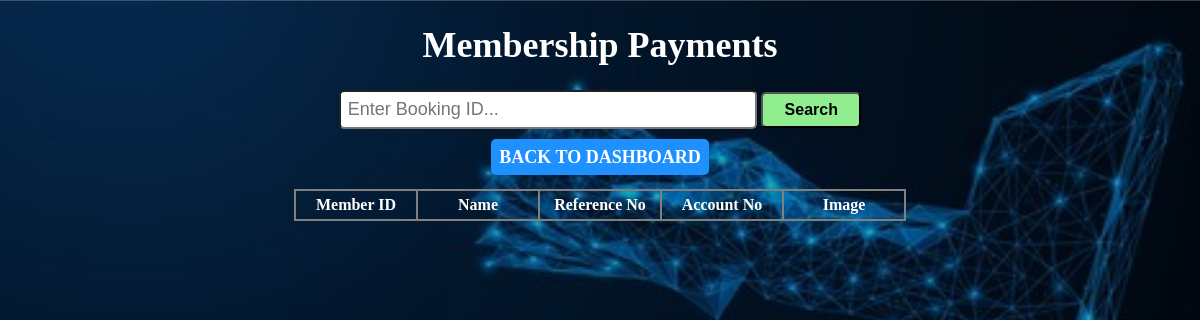
The page /membershippayment.php on the database as committed earlier.
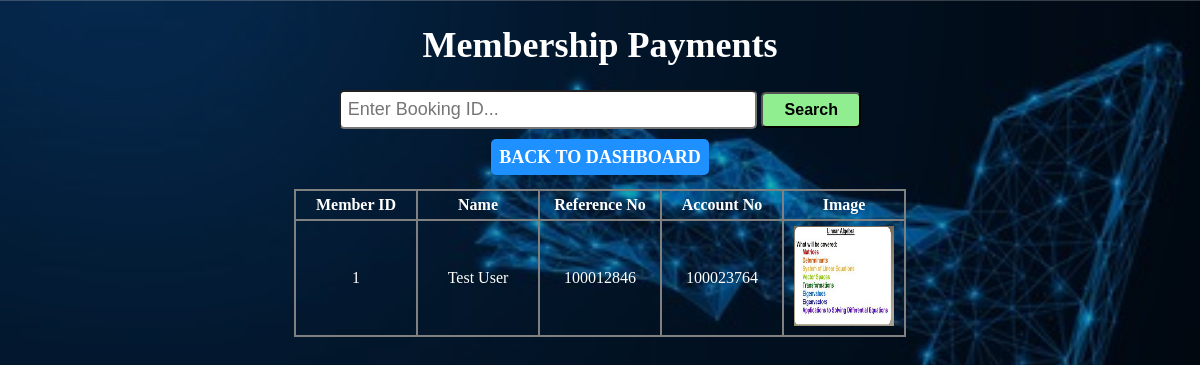
The same page on the database as committed later.
### tables this page shows
CREATE TABLE `membership_fee` (
  `id` int(11) NOT NULL,
  `memberid` int(11) DEFAULT NULL,
  `name` varchar(50) DEFAULT NULL,
  `ref_no` varchar(20) DEFAULT NULL,
  `acc_no` varchar(20) DEFAULT NULL,
  `image` varchar(100) DEFAULT NULL
);

### membershippayment.php (the view, shortened to what this page needs)
<!DOCTYPE html>
<html lang="en">
<head>
    <link rel="stylesheet" href="css/membershippayments.css">
</head>
<body>
    <center><h1>Membership Payments</h1>
    <form action="" method="post">
        <p>
            <input type="text" name="text1" placeholder="Enter Booking ID...">
            <button type="submit" name="search" value="search">Search</button>
        </p>
    </form>
    <div class="cls">
        <center><a href="admin.php" class="link">Back To Dashboard</a></center>
    </div>
    <br>
    <table>
        <tr>
            <th>Member ID</th>
            <th>Name</th>
            <th>Reference No</th>
            <th>Account No</th>
            <th>Image</th>
        </tr>
        <?php
            $connection = mysqli_connect("localhost","root","","myproject");
            if(isset($_POST['search'])){
                $id = $_POST['text1'];
            $query = "SELECT * FROM membership_fee WHERE memberid = '$id'";
            $query_run = mysqli_query($connection,$query);
            while($result = mysqli_fetch_array($query_run)){
                ?>
                    <tr>
                        <td><?php echo $result['memberid'];?></td>
                        <td><?php echo $result['name'];?></td>
                        <td><?php echo $result['ref_no'];?></td>
                        <td><?php echo $result['acc_no'];?></td>
                        <td><img src="../cricket_club_management_system/member_fee/<?php echo $result['image'];?>" style="width:100px;height:100px;" alt="" ></td>
                    </tr>
                <?php
            }
        }else{
                $query = "SELECT * FROM membership_fee";
                $query_run = mysqli_query($connection,$query);
                while($result = mysqli_fetch_array($query_run)){
                    ?>
                        <tr>
                            <td><?php echo $result['memberid'];?></td>
                            <td><?php echo $result['name'];?></td>
                            <td><?php echo $result['ref_no'];?></td>
                            <td><?php echo $result['acc_no'];?></td>
                            <td><img src="../cricket_club_management_system/member_fee/<?php echo $result['image'];?>" style="width:100px;height:100px;" alt="" ></td>
                        </tr>
            <?php
            }
        }
        ?>
    </table>
    </center>
</body>
</html>

Rows that differ between the two databases and show on the page:
added membership_fee: memberid "1", name "Test User", ref_no "100012846", acc_no "100023764", image (picture)
